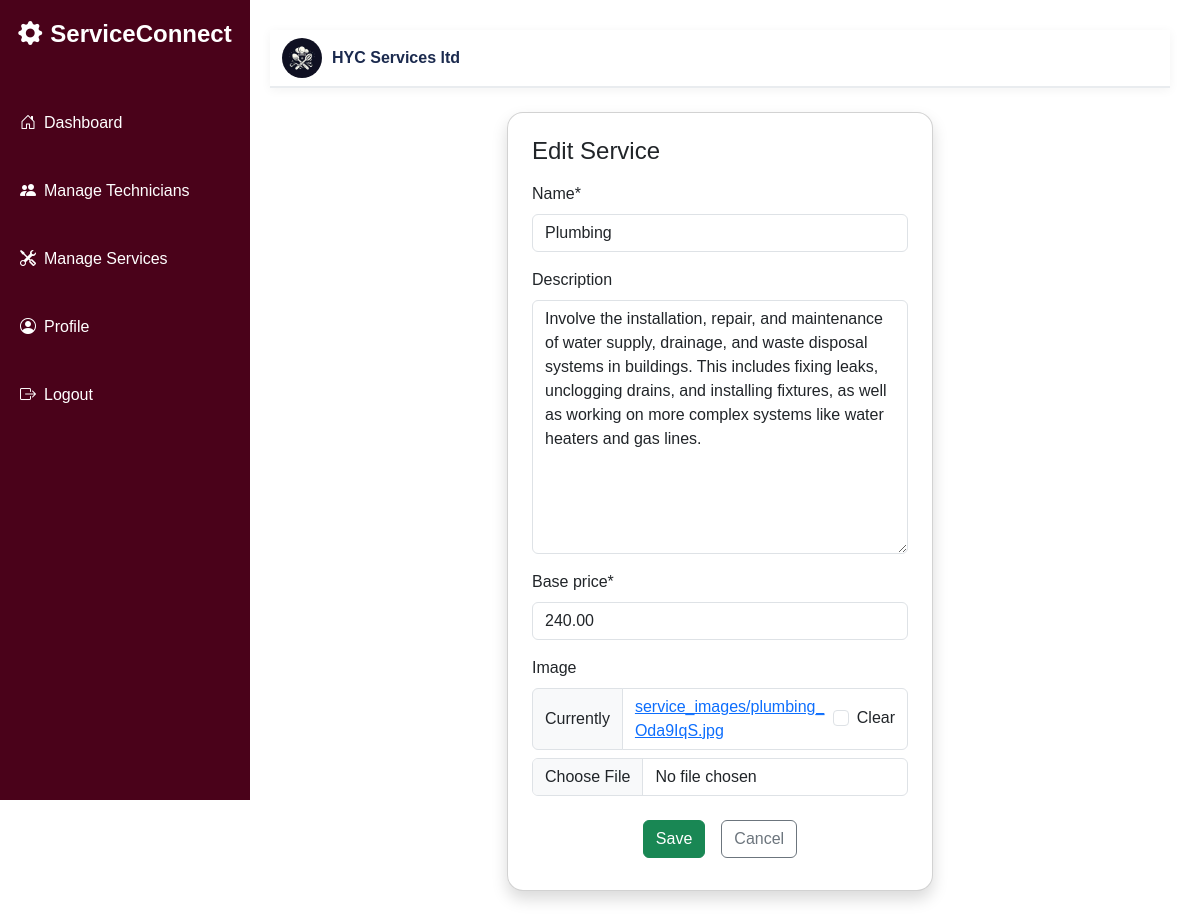
Page /edit_service/1/ (signed in) on the committed database.
### service/models.py (models this page shows, shortened)
class CustomUser(AbstractUser):
    ROLE_CHOICES = (
        ('customer', 'Customer'),
        ('company', 'Company'),
        ('technician', 'Technician'),
    )
    role = models.CharField(max_length=20, choices=ROLE_CHOICES)

class CompanyProfile(models.Model):
    user = models.OneToOneField(settings.AUTH_USER_MODEL, on_delete=models.CASCADE, related_name='company_profile')
    company_name = models.CharField(max_length=100)
    phone = models.CharField(max_length=15)
    address = models.TextField()
    logo = models.ImageField(upload_to='company_logo/', blank=True, null=True)

class ServiceType(models.Model):
    company = models.ForeignKey(CompanyProfile, on_delete=models.CASCADE, related_name='services')
    name = models.CharField(max_length=100)
    description = models.TextField(blank=True)
    base_price = models.DecimalField(max_digits=10, decimal_places=2, default=0.00)
    image = models.ImageField(upload_to='service_images/', blank=True, null=True)

### service/views.py (the view)
# urls.py: path('edit_service/<int:pk>/', views.edit_service, name='edit_service'),
@login_required
def edit_service(request, pk):
    service = get_object_or_404(ServiceType, pk=pk, company__user=request.user)
    if request.method == 'POST':
        form = ServiceTypeForm(request.POST, request.FILES, instance=service)
        if form.is_valid():
            form.save()
            messages.success(request, "Service updated successfully!")
            return redirect('service_view')
    else:
        form = ServiceTypeForm(instance=service)
    return render(request, 'service_form.html',
        {'form': form, 'title': 'Edit Service'})

### service/forms.py
class ServiceTypeForm(forms.ModelForm):
    class Meta:
        model=ServiceType
        fields = ['name','description','base_price','image']
    label = (
        'name','Service Name',
        'description','Description',
        'base_price','Charge',
        'image','Image',
    )
    widgets = {
            'name': forms.TextInput(attrs={'class': 'form-control', 'placeholder': 'Service name'}),
            'description': forms.Textarea(attrs={'class': 'form-control', 'rows': 3, 'placeholder': 'Enter description'}),
            'base_price': forms.NumberInput(attrs={'class': 'form-control', 'placeholder': 'Enter base price'}),
        }

### templates/service_form.html (shortened to what this page needs)
{% extends 'company_base.html' %}
{% load crispy_forms_tags %}
{% block content %}
<div class="container mt-4 w-50">
    <div class="card shadow rounded-4 p-4">
        <h4 class="mb-3">{{ title }}</h4>
        <form method="post" enctype="multipart/form-data" autocomplete="off">
            {{ form|crispy }}
            <div class="d-flex justify-content-center">
                <button type="submit" class="btn btn-success m-2">Save</button>
                <a href="{% url 'service_view' %}" class="btn btn-outline-secondary m-2">Cancel</a>
            </div>
        </form>
    </div>
</div>
{% endblock %}

### templates/company_base.html (shortened to what this page needs)
{% load static %}
<!DOCTYPE html>
<html lang="en">
<head>
    <link href="https://cdn.jsdelivr.net/npm/bootstrap@5.3.2/dist/css/bootstrap.min.css" rel="stylesheet">
    <link href="https://cdn.jsdelivr.net/npm/bootstrap-icons@1.11.1/font/bootstrap-icons.css" rel="stylesheet">
</head>
<body>
    <div class="sidebar">
        <h4><i class="bi bi-gear-fill me-2"></i>ServiceConnect</h4>
        <a href="{% url 'company_dashboard' %}"
            class="{% if request.resolver_match.url_name == 'company_dashboard' %}active{% endif %}">
            <i class="bi bi-house-door me-2"></i>Dashboard
        </a>
        <a href="{% url 'technician_list' %}">
            <i class="bi bi-people-fill me-2"></i>Manage Technicians
        </a>
        <a href="{% url 'service_view' %}">
            <i class="bi bi-tools me-2"></i>Manage Services
        </a>
        <a href="{% url 'profile_edit' %}">
            <i class="bi bi-person-circle me-2"></i>Profile
        </a>
        <a href="{% url 'logout' %}">
            <i class="bi bi-box-arrow-right me-2"></i>Logout
        </a>
    </div>
    <div class="main-content">
        <nav class="navbar navbar-custom mb-4">
            <div class="container d-flex justify-content-between">
                {% if request.user.company_profile %}
                <div class="navbar-company">
                    {% if request.user.company_profile.logo %}
                    <img src="{{ request.user.company_profile.logo.url }}" alt="Company Logo">
                    {% endif %}
                    <span>{{ request.user.company_profile.company_name }}</span>
                </div>
                {% endif %}
            </div>
        </nav>
        {% block content %}
        {% endblock %}
    </div>
</body>
</html>

### templates/company_base.html (style rules this page uses)
body { background-color: white; font-family: "Poppins", sans-serif; }
.sidebar { position: fixed; top: 0; left: 0; height: 100vh; width: 250px; background-color: rgb(74, 2, 26); color: white; padding-top: 20px; }
.sidebar h4 { text-align: center; margin-bottom: 50px; font-weight: bold; }
.sidebar a { display: block; margin-top: 20px; color: white; padding: 12px 20px; text-decoration: none; font-size: 16px; }
.main-content { margin-top: 0; margin-right: 0; margin-left: 240px; padding: 30px; }
.navbar-custom { background-color: white; box-shadow: 0px 2px 10px rgba(0, 0, 0, 0.05); border-bottom: 2px solid #e9ecef; }
.navbar-company { display: flex; align-items: center; gap: 10px; }
.navbar-company img { width: 40px; height: 40px; border-radius: 50%; object-fit: cover; }
.navbar-company span { font-weight: bolder; color: #1b2a4e; }

### rows in the picture
CustomUser: user.company_profile.logo (picture), user.company_profile.company_name "HYC Services ltd"
ServiceType: name "Plumbing", description "Involve the installation, repair, and maintenance of water supply, drainage, and waste disposal systems in buildings. This includes fixing leaks, unclogging drains, and installing fixtures, as well as working on more complex systems like water heaters and gas lines.", base_price "240.00"

### other values in the picture
{{ title }} "Edit Service"
